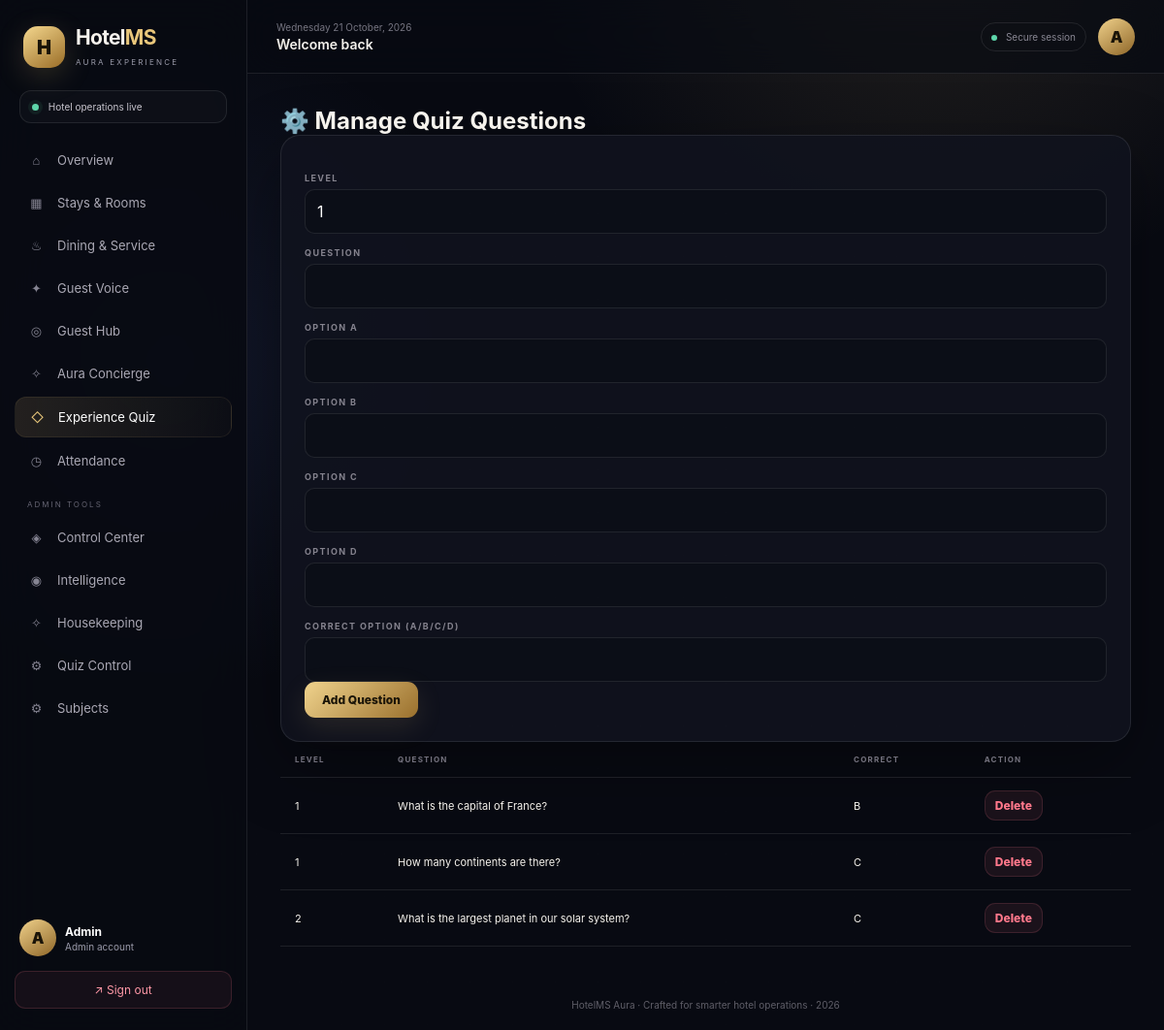
/quiz/admin/questions (signed in), run on the app's committed database.
### models.py (models this page shows, shortened)
class User(UserMixin, db.Model):
    id = db.Column(db.Integer, primary_key=True)
    name = db.Column(db.String(120), nullable=False)
    email = db.Column(db.String(120), unique=True, nullable=False)
    password_hash = db.Column(db.String(255), nullable=False)
    role = db.Column(db.String(20), nullable=False, default="guest")
    created_at = db.Column(db.DateTime, default=datetime.utcnow)

class QuizQuestion(db.Model):
    id = db.Column(db.Integer, primary_key=True)
    level = db.Column(db.Integer, nullable=False, default=1)
    question = db.Column(db.Text, nullable=False)
    option_a = db.Column(db.String(200), nullable=False)
    option_b = db.Column(db.String(200), nullable=False)
    option_c = db.Column(db.String(200), nullable=False)
    option_d = db.Column(db.String(200), nullable=False)
    correct_option = db.Column(db.String(1), nullable=False)  # A, B, C, D

### routes/quiz_routes.py (the view, shortened to what this page needs)
@quiz_bp.route("/admin/questions", methods=["GET", "POST"])
@login_required
def manage_questions():
    if current_user.role != "admin":
        flash("Admin access only.", "error")
        return redirect(url_for("quiz.quiz_home"))
    questions = QuizQuestion.query.all()
    return render_template("quiz/admin_questions.html", questions=questions)

### templates/quiz/admin_questions.html (shortened to what this page needs)
{% extends "base.html" %}
{% block content %}
<h2>⚙️ Manage Quiz Questions</h2>
<form method="POST" class="form-card">
    <label>Level</label>
    <input type="number" name="level" min="1" value="1" required>
    <label>Question</label>
    <input type="text" name="question" required>
    <label>Option A</label><input type="text" name="option_a" required>
    <label>Option B</label><input type="text" name="option_b" required>
    <label>Option C</label><input type="text" name="option_c" required>
    <label>Option D</label><input type="text" name="option_d" required>
    <label>Correct Option (A/B/C/D)</label>
    <input type="text" name="correct_option" maxlength="1" required>
    <button type="submit" class="btn-primary">Add Question</button>
</form>
<table class="data-table">
    <thead><tr><th>Level</th><th>Question</th><th>Correct</th><th>Action</th></tr></thead>
    <tbody>
        {% for q in questions %}
        <tr>
            <td>{{ q.level }}</td>
            <td>{{ q.question }}</td>
            <td>{{ q.correct_option }}</td>
            <td>
                <form method="POST" action="{{ url_for('quiz.delete_question', question_id=q.id) }}" class="inline-form">
                    <button type="submit" class="btn-small btn-danger">Delete</button>
                </form>
            </td>
        </tr>
        {% endfor %}
    </tbody>
</table>
{% endblock %}

### templates/base.html (shortened to what this page needs)
<!doctype html>
<html lang="en">
<head>
    <link rel="stylesheet" href="{{ url_for('static', filename='css/style.css') }}">
</head>
<body class="{% if current_user.is_authenticated %}app-shell{% else %}auth-shell{% endif %}">
{% if current_user.is_authenticated %}
<aside class="sidebar" id="sidebar">
    <div class="brand">
        <div class="brandmark">H</div>
        <div><h2>Hotel<span>MS</span></h2><small>AURA EXPERIENCE</small></div>
    </div>
    <div class="welcome-mini"><span class="pulse"></span> Hotel operations live</div>
    <nav class="nav">
        <a href="{{ url_for('auth.dashboard') }}" class="{{ 'active' if request.endpoint == 'auth.dashboard' }}"><i>⌂</i> Overview</a>
        <a href="{{ url_for('booking.rooms') }}" class="{{ 'active' if request.blueprint == 'booking' }}"><i>▦</i> Stays & Rooms</a>
        <a href="{{ url_for('service.menu') }}" class="{{ 'active' if request.blueprint == 'service' }}"><i>♨</i> Dining & Service</a>
        <a href="{{ url_for('review.list_reviews') }}" class="{{ 'active' if request.blueprint == 'review' }}"><i>✦</i> Guest Voice</a>
        <a href="{{ url_for('advanced.guest_hub') }}" class="{{ 'active' if request.endpoint == 'advanced.guest_hub' }}"><i>◎</i> Guest Hub</a>
        <a href="{{ url_for('advanced.concierge') }}" class="{{ 'active' if request.endpoint == 'advanced.concierge' }}"><i>✧</i> Aura Concierge</a>
        <a href="{{ url_for('quiz.quiz_home') }}" class="{{ 'active' if request.blueprint == 'quiz' }}"><i>◇</i> Experience Quiz</a>
        {% if current_user.role in ['teacher', 'admin'] %}
        <a href="{{ url_for('attendance.mark_attendance') }}" class="{{ 'active' if request.blueprint == 'attendance' }}"><i>◷</i> Attendance</a>
        {% elif current_user.role == 'student' %}
        <a href="{{ url_for('attendance.my_attendance') }}" class="{{ 'active' if request.blueprint == 'attendance' }}"><i>◷</i> My Attendance</a>
        {% endif %}
        {% if current_user.role == 'admin' %}
        <div class="nav-label">ADMIN TOOLS</div>
        <a href="{{ url_for('admin.control') }}" class="{{ 'active' if request.blueprint == 'admin' }}"><i>◈</i> Control Center</a>
        <a href="{{ url_for('advanced.analytics') }}" class="{{ 'active' if request.endpoint == 'advanced.analytics' }}"><i>◉</i> Intelligence</a>
        <a href="{{ url_for('housekeeping.board') }}" class="{{ 'active' if request.blueprint == 'housekeeping' }}"><i>✧</i> Housekeeping</a>
        <a href="{{ url_for('quiz.manage_questions') }}"><i>⚙</i> Quiz Control</a>
        <a href="{{ url_for('attendance.manage_subjects') }}"><i>⚙</i> Subjects</a>
        {% endif %}
    </nav>
    <div class="sidebar-bottom">
        <div class="mini-profile"><div class="avatar">{{ current_user.name[0]|upper }}</div><div><strong>{{ current_user.name }}</strong><small>{{ current_user.role|capitalize }} account</small></div></div>
        <a class="logout" href="{{ url_for('auth.logout') }}">↗ Sign out</a>
    </div>
</aside>
<main class="main">
    <header class="topbar">
        <div class="top-left"><button class="menu" id="menuBtn">☰</button><div><div class="date" id="date"></div><h3>{% block pagetitle %}Welcome back{% endblock %}</h3></div></div>
        <div class="top-right"><div class="top-status"><span></span> Secure session</div><div class="avatar">{{ current_user.name[0]|upper }}</div></div>
    </header>
    <section class="content">
{% else %}
<main class="auth-wrapper">
{% endif %}
    {% block content %}{% endblock %}
{% if current_user.is_authenticated %}
    </section>
    <footer>HotelMS Aura · Crafted for smarter hotel operations · 2026</footer>
</main>
{% else %}
</main>
{% endif %}
</body>
</html>

### data on the page
User: name "A", name "Admin", role "Admin"
QuizQuestion: level "1", question "What is the capital of France?", correct_option "B"
QuizQuestion: level "1", question "How many continents are there?", correct_option "C"
QuizQuestion: level "2", question "What is the largest planet in our solar system?", correct_option "C"
